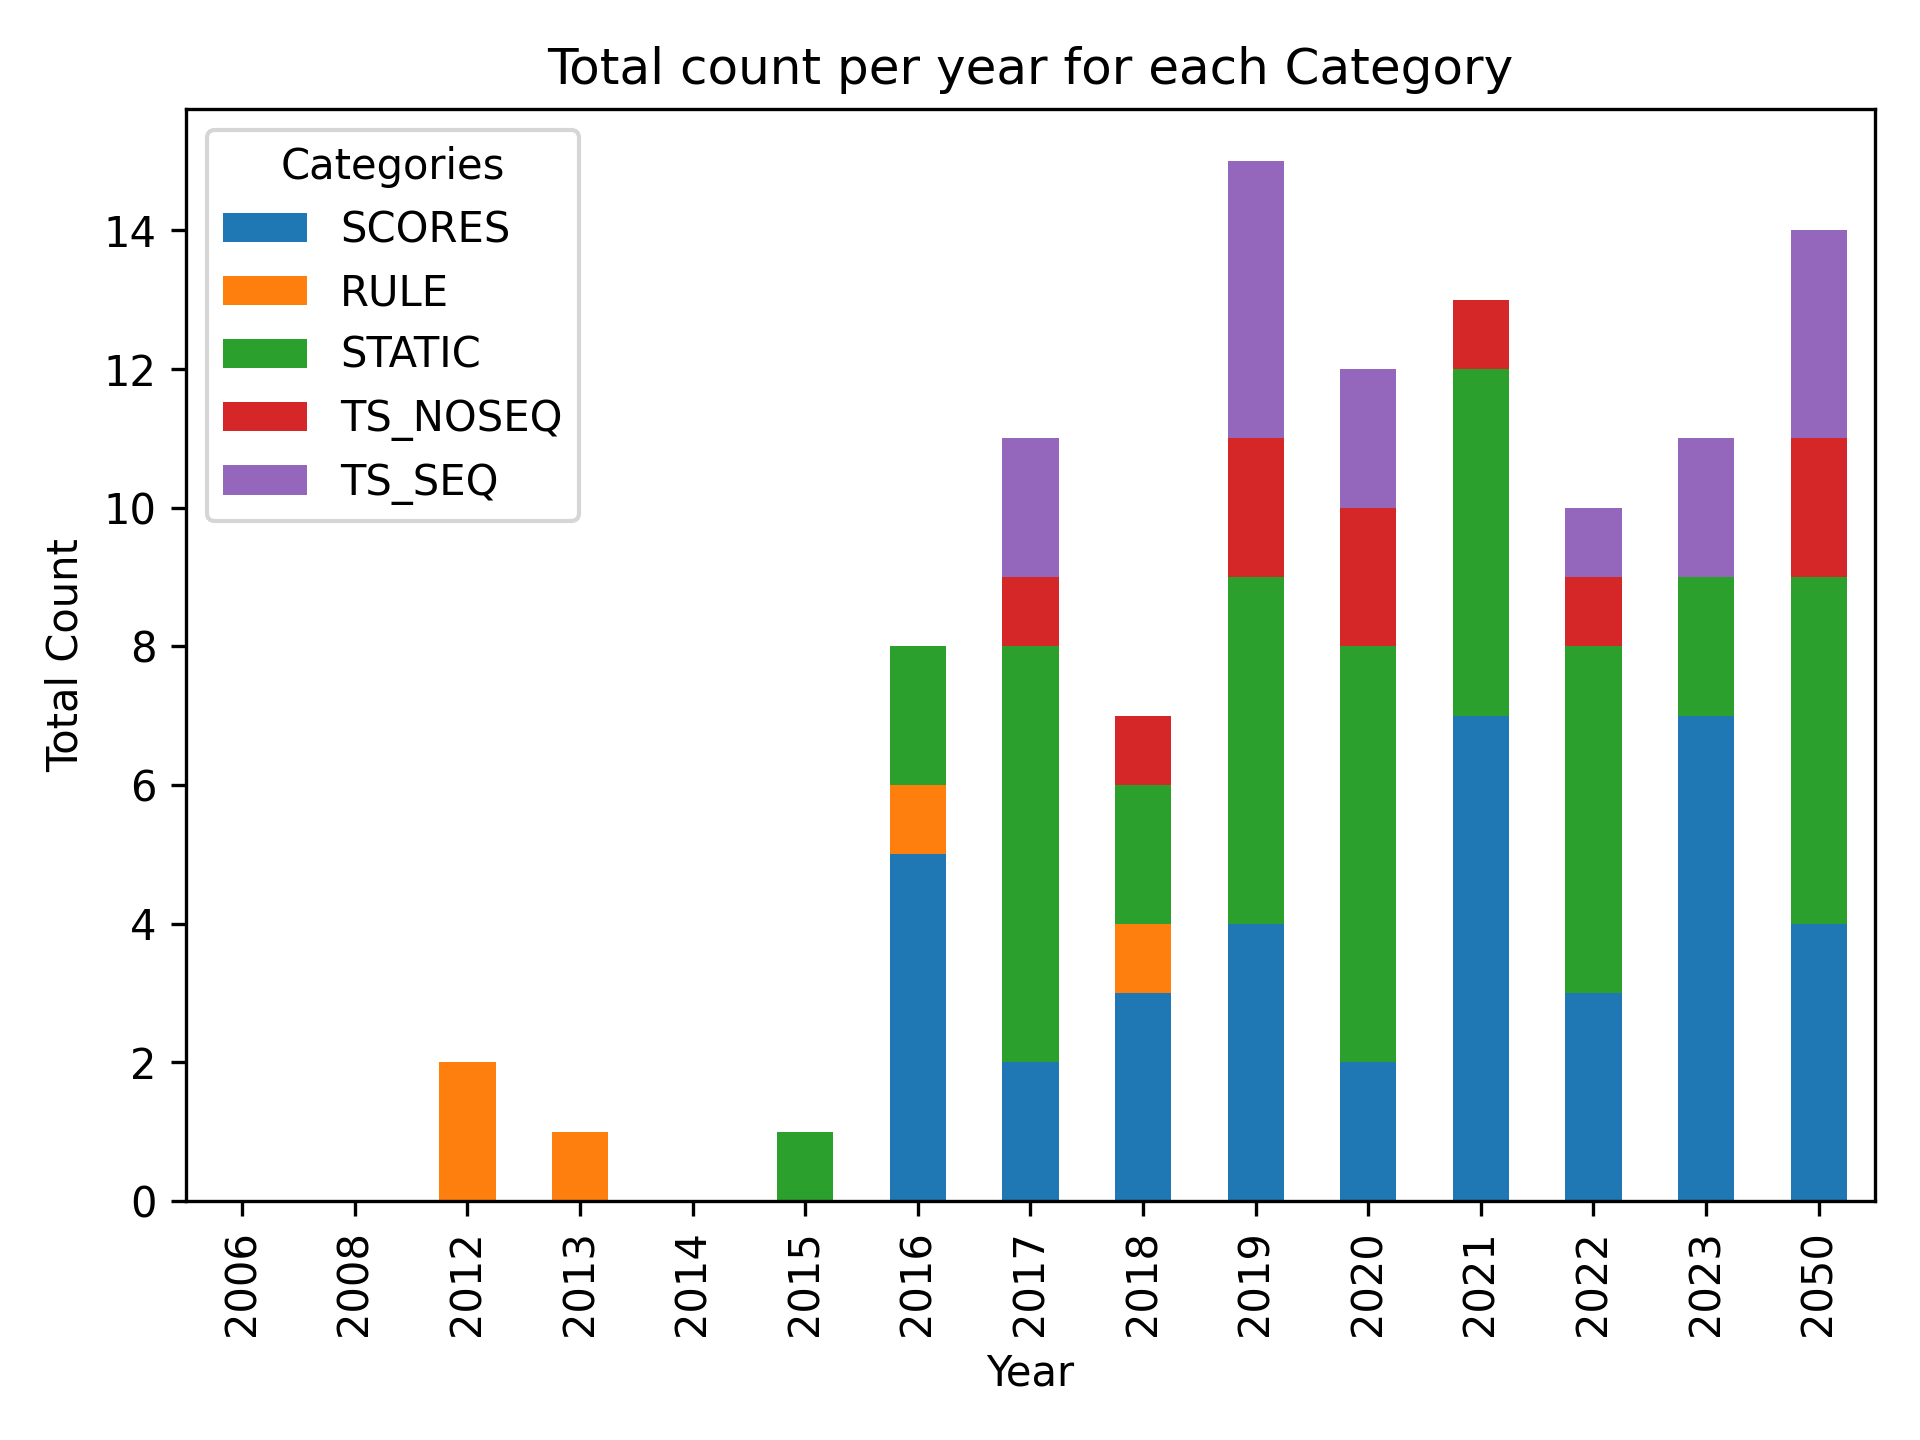

The Python source for this figure:
# Libraries
import pandas as pd 
import matplotlib.pyplot as plt
from pathlib import Path

path = '../material/supplementary-material.xlsx'


# ---------------------
# Load data
# ---------------------
# Load data
df = pd.read_excel(io=path, 
	sheet_name='STUDIES', engine='openpyxl',
	header=0)

# Rename columns
df = df.rename(columns={
	'Year': 'year',
	'Tags': 'tags',
	'Methods': 'methods'
})

# Keep only interesting columns
df = df[['year', 'tags', 'methods']]
df = df.dropna(how='any')

# Ensure proper types
df.year = df.year.astype(int)
df.tags = df.tags.astype(str)



# ----------------------------
# From methods column
# ----------------------------
# Function to count occurrences for each group
def count_group_entries(item_string, groups):
	"""
	"""
	# Initialize a dictionary to hold counts for each group
	group_counts = {
		group_name: 0 for group_name in groups.keys()
	}

	# Check each group in the dictionary
	for group_name, group_values in groups.items():
		for value in group_values:
			if value.lower() in item_string.lower():
				group_counts[group_name] += 1  

	return group_counts  


groups = {
	'SCORES': ['SIRS', 'SOFA', 'qSOFA', 'MEWS', 'NEWS'],
	'RULE': ['PCT', 'PSEP', 'Rule'],
	'STATIC': ['RFC', 'LGBM', 'DTC', 'LGBM', 'XGB', 'Insight'],
	'TS_NOSEQ': ['ANN', 'DFN', 'CNN'],
	'TS_SEQ': ['ATTN', 'GRU', 'LSTM', 'RNN']
}

# Count for each category
df_counts = df['methods'] \
	.apply(count_group_entries, args=(groups,)) \
	.apply(pd.Series)


# Combine the original DataFrame with the group counts DataFrame
df_result = pd.concat([df, df_counts], axis=1)


# Group by 'Year' and sum the counts for each category
df_grouped = df_result \
	.drop(columns=['tags', 'methods']) \
	.groupby('year').sum()

# Create a stacked bar plot
df_grouped.plot(kind='bar', stacked=True)

# Add labels and title
plt.title('Total count per year for each Category')
plt.xlabel('Year')
plt.ylabel('Total Count')
plt.legend(title='Categories')

# Show plot
plt.xticks(rotation=90)  # Keep x-axis labels horizontal
plt.tight_layout()       # Adjust layout to make room for labels
plt.savefig("%s.png" % Path(__file__).stem, dpi=300)


# ----------------------------
# From tags column
# ----------------------------

REMOVE = [
	'timeseries', 'arxiv', 'Predictors', 'PhD', 
	'TEST', 'NLP', 'SERA', 'MGP', 'TPF', 'ENR'
]

groups1 = {
    'STATIC': [
    	'RFC', 'LGBM', 'DTC', 'LGBM', 'XGB', 
    	'Insight', 'LSVM', 'LR', 'SVM', 'GNB', 'RLR'
    ],
    'TS_NOSEQ': ['ANN', 'DFN', 'CNN', 'MLP', 'FNN'],
    'TS_SEQ': ['GRU', 'LSTM', 'RNN'],
    'RULE': ['PCT', 'PSEP', 'Rule']
}



# Function to assign group names based on the value
def assign_group(value, groups):
    for group_name, group_values in groups.items():
        if value in group_values:
            return group_name
    return value
    return 'Other'  # Default group if not found


# Step 1: Format and explode
df.tags = df.tags.str.replace(r'\s+', '', regex=True) \
	.str.replace('|', ',', regex=False) \
	.str.split(",").explode('tags') 

# Step 2: Remove not useful tags
df = df[~df.tags.isin(REMOVE)]

# Step 3: Group
df['group'] = df.tags.apply(assign_group, args=(groups,))

# ---------------------
# Display pandas
# ---------------------
# Group by 'Year' and 'Type' and count occurrences
df_counts = df.groupby(['year', 'group']).size().unstack(fill_value=0)

# Create stacked bar plot
df_counts.plot(kind='bar', stacked=True)

# Add labels and title
plt.xlabel('Year')
plt.ylabel('Count')
plt.title('Number of manuscripts (by model/approach) over the years')
plt.legend(title='Type')
plt.xticks(rotation=90)  # Rotate x-axis labels if needed

# Show plot
plt.show()
